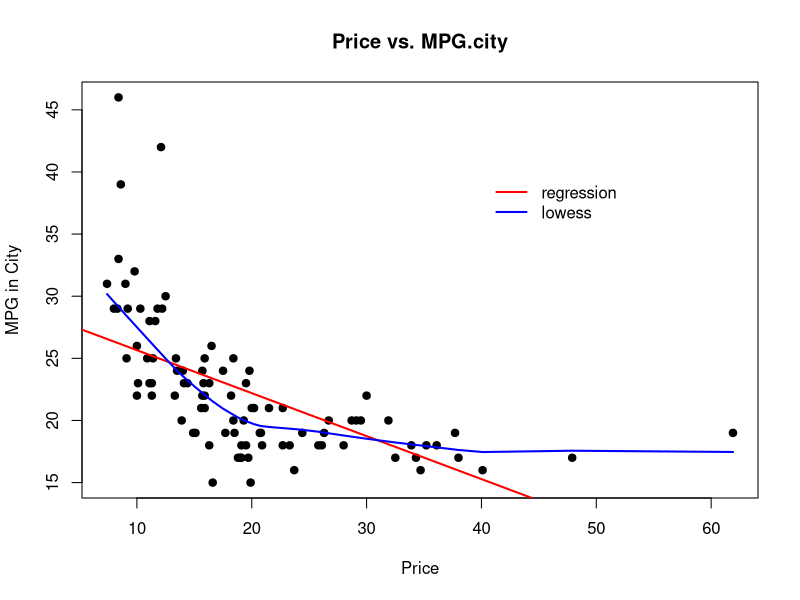

The R source for this figure:
## 6.4. 연속형 이변수 변수들에 대한 자료의 표현

library(MASS)


## 6.4.1. 기본 산점도
with(Cars93, plot(Price, MPG.city, main="Price vs. MPG.city", xlab="Price", ylab="MPG in City", pch=19))
with(Cars93, abline(lm(MPG.city~Price), col="red", lwd=2))
with(Cars93, lines(lowess(Price, MPG.city), col="blue", lwd=2))
legend(40, 40, lty=1, col=c("red", "blue"), c('regression', 'lowess'), lwd=2, bty='n')